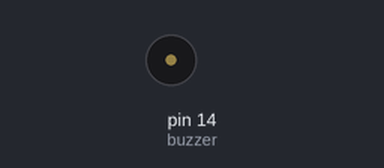
The sketch below on a simulated Arduino Uno, built with avr-gcc and run on an emulated ATmega328P. Parts: buzzer (waves = sounding).

Above: at 0.05 s.
Timing chart, 0 to 3.0 s (numbered marks = the images above):
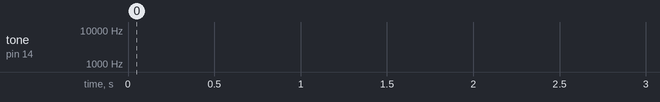

The sketch:

bird.ino
```cpp
int buzzer=14;
void setup() {
 pinMode(buzzer,OUTPUT);
}
void bird(void){
  for(int freq=8000;freq>=600;freq-=100){
    tone(buzzer,freq);
    delay(1);
    }
    noTone(buzzer);
  }
void loop() {
 bird();
 delay(1);
 bird();
 delay(1);
}
```
